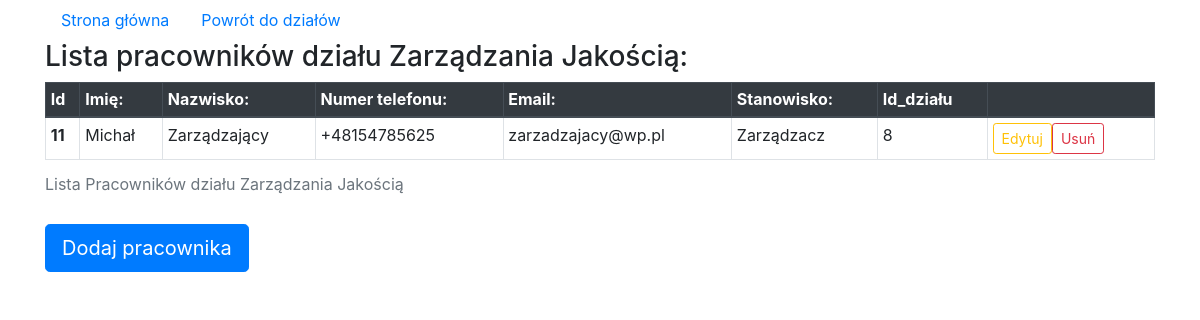
/crud/dzialy/8/, run on an earlier commit of the app's database.
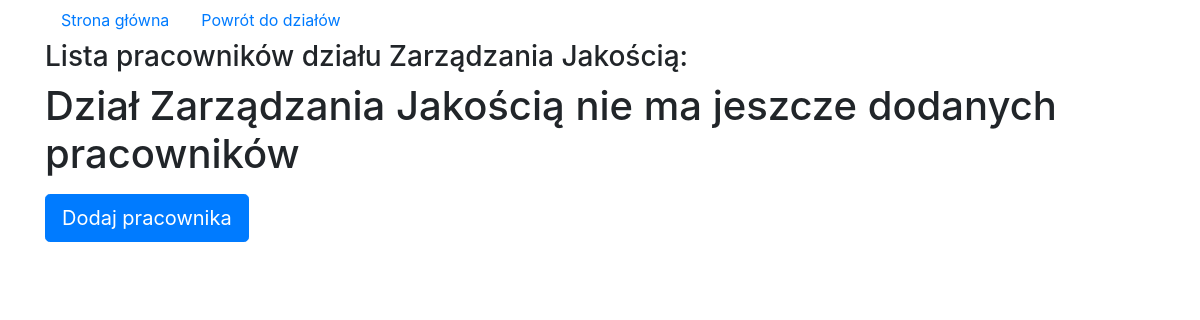
And on a later commit of the database.
### crud/models.py (models this page shows, shortened)
class Dzial(models.Model):
  name = models.CharField(max_length=25, null=False, blank=False)
  department_code = models.CharField(max_length=5, null=False, blank=False)

class Pracownik(models.Model):
  dzial = models.ForeignKey(Dzial, on_delete=models.CASCADE)
  first_name = models.CharField(max_length=15)
  last_name = models.CharField(max_length=25)
  phone_number = PhoneNumberField(null=False, blank=False, unique=True)
  email = models.EmailField(max_length=125)
  position = models.CharField(max_length=50)

### crud/views.py (the view)
# urls.py: path('dzialy/<int:dzial_id>/', views.dzial_details, name = 'dzial_details'),
def dzial_details(request, dzial_id):
  dzial = get_object_or_404(Dzial, pk = dzial_id)
  context = {'dzial': dzial}
  return render(request, 'crud/dzialDetails.html', context)

### crud/templates/crud/dzialDetails.html (shortened to what this page needs)
<!DOCTYPE html>
<html>
  <head>
    <link rel="stylesheet" href="https://stackpath.bootstrapcdn.com/bootstrap/4.3.1/css/bootstrap.min.css">
  </head>
  <body>
    <div class="container">
      <nav class="nav">
        <a class="nav-link active" href="/crud">Strona główna</a>
        <a class="nav-link active" href="/crud/dzialy">Powrót do działów</a>
      </nav>
      <h3>Lista pracowników działu {{ dzial.name }}: </h3>
      {% if dzial.pracownik_set.all %}
          <div class="table-responsive">
            <table class="table table-bordered table-hover table-sm">
              <caption>Lista Pracowników działu {{ dzial.name }}</caption>
              <thead class="thead-dark">
                <tr>
                  <th scope="col">Id</th>
                  <th scope="col">Imię:</th>
                  <th scope="col">Nazwisko:</th>
                  <th scope="col">Numer telefonu:</th>
                  <th scope="col">Email:</th>
                  <th scope="col">Stanowisko:</th>
                  <th scope="col">Id_działu</th>
                  <th scope="col"></th>
                </tr>
              </thead>
              <tbody>
                {% for prac in dzial.pracownik_set.all %}
                  <tr>
                    <th scope="row">{{ prac.pk }}</th>
                      <td>{{ prac.first_name }}</td>
                      <td>{{ prac.last_name }}</td>
                      <td>{{ prac.phone_number }}</td>
                      <td>{{ prac.email }}</td>
                      <td>{{ prac.position }}</td>
                      <td>{{ dzial.pk }}</td>
                      <td>
                        <div class="container row row-centered">
                          <button type="button" class=" btn btn-outline-warning btn-sm" onclick="location.href = '/crud/dzialy/{{ dzial.pk }}/edit/prac/{{ prac.pk }}'">Edytuj</button>
                          <button type="button" class=" btn btn-outline-danger btn-sm" onclick="location.href = '/crud/dzialy/{{ dzial.pk }}/delete/prac/{{ prac.pk }}'">Usuń</button>
                        </div>
                      </td>
                  </tr>
                {% endfor %}
              </tbody>
            </table>
            <button type="button" class="btn btn-primary btn-lg" onclick="location.href = '/crud/dzialy/add/{{ dzial.pk }}/prac'">Dodaj pracownika</button>
          </div>
        {% else %}
          <h1><p>Dział {{ dzial.name }} nie ma jeszcze dodanych pracowników</p></h1>
          <button type="button" class="btn btn-primary btn-lg" onclick="location.href = '/crud/dzialy/add/{{ dzial.pk }}/prac'">Dodaj pracownika</button>
        {% endif %}
    </div>
  </body>
</html>

What changed in the data, as far as the page shows it:
removed Pracownik: pk "11", first_name "Michał", last_name "Zarządzający", phone_number "+48154785625", email "zarzadzajacy@wp.pl", position "Zarządzacz", {{ dzial.pk }} "8"
Also different on the page:
text no longer shown: "Lista Pracowników działu Id Imię: Nazwisko: Numer telefonu: Email: Stanowisko: Id_działu"
text now shown: "Dział nie ma jeszcze dodanych pracowników"
